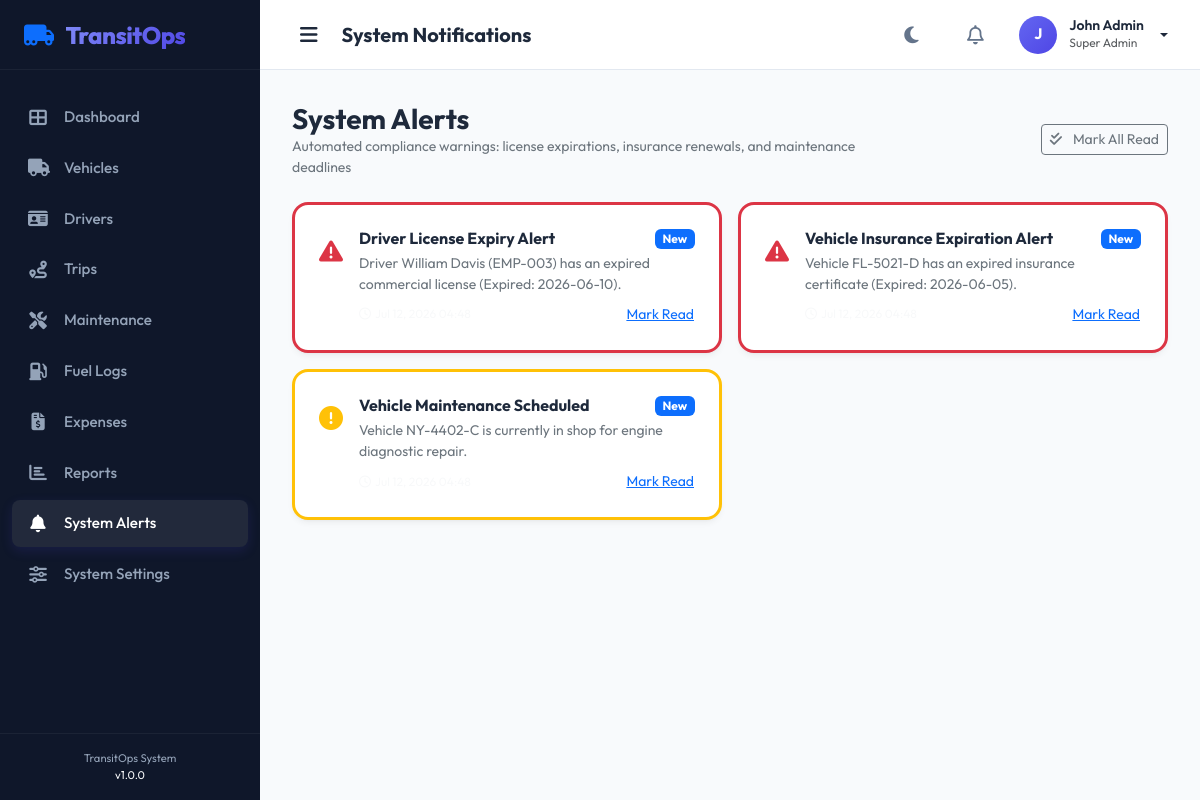
Page /notifications (signed in) on the committed database.
### tables this page shows
CREATE TABLE IF NOT EXISTS `notifications` (
  `id` INT AUTO_INCREMENT PRIMARY KEY,
  `title` VARCHAR(150) NOT NULL,
  `message` TEXT NOT NULL,
  `type` VARCHAR(20) DEFAULT 'info',  
  `is_read` TINYINT DEFAULT 0,
  `related_id` INT NULL,
  `related_type` VARCHAR(50) NULL,  
  `created_at` TIMESTAMP DEFAULT CURRENT_TIMESTAMP
);

### controllers/NotificationController.php (called while the page is built, shortened)
<?php
require_once dirname(__DIR__) . '/models/Notification.php';
class NotificationController extends Controller {
    private $notifModel;
    public function __construct() {
        $this->notifModel = new Notification();
    }
    public function index() {
        $notifications = $this->notifModel->getAll();
        $this->view('notifications/index', [
            'title' => 'System Alerts | TransitOps',
            'headerTitle' => 'System Notifications',
            'notifications' => $notifications
        ]);
    }
}

### index.php (called while the page is built, shortened)
<?php
$requestUri = $_SERVER['REQUEST_URI'] ?? '/';
$requestMethod = $_SERVER['REQUEST_METHOD'] ?? 'GET';
$parsedUrl = parse_url($requestUri);
$path = $parsedUrl['path'] ?? '/';
$path = '/' . ltrim($path, '/');
$routes = require_once __DIR__ . '/config/routes.php';
$routeKey = $requestMethod . '|' . $path;
$handler = $routes[$routeKey] ?? null;
list($controllerName, $action) = explode('@', $handler);
$controllerInstance = new $controllerName();
try {
    $controllerInstance->$action();
} catch (Exception $e) {
    if (DEV_MODE) {
        die("An application error occurred: " . $e->getMessage() . "<br><pre>" . $e->getTraceAsString() . "</pre>");
    } else {
        http_response_code(500);
        die("An internal server error occurred. Please contact the administrator.");
    }
}

### models/Notification.php (called while the page is built, shortened)
<?php
require_once __DIR__ . '/Model.php';
class Notification extends Model
{
    public function getAll(): array
    {
        $sql = "SELECT * FROM notifications ORDER BY is_read ASC, created_at DESC";
        $stmt = self::query($sql);
        return $stmt->fetchAll(PDO::FETCH_ASSOC);
    }
}

### config/database.php (called while the page is built)
<?php
class Database {
    private static $host = 'localhost';
    private static $db_name = 'transitops';
    private static $username = 'root';
    private static $password = '';
    private static $conn = null;
    public static function connect() {
        if (self::$conn === null) {
            try {
                $dsn = "mysql:host=" . self::$host . ";dbname=" . self::$db_name . ";charset=utf8mb4";
                $options = [
                    PDO::ATTR_ERRMODE            => PDO::ERRMODE_EXCEPTION,
                    PDO::ATTR_DEFAULT_FETCH_MODE => PDO::FETCH_ASSOC,
                    PDO::ATTR_EMULATE_PREPARES   => false,
                ];
                self::$conn = new PDO($dsn, self::$username, self::$password, $options);
            } catch (PDOException $e) {
                if (defined('DEV_MODE') && DEV_MODE) {
                    die("Database Connection Error: " . $e->getMessage());
                } else {
                    die("Database Connection Error. Please try again later.");
                }
            }
        }
        return self::$conn;
    }
}

### models/Model.php (called while the page is built, shortened)
<?php
require_once dirname(__DIR__) . '/config/database.php';
abstract class Model {
    protected static function db() {
        return Database::connect();
    }
    public static function query($sql, $params = []) {
        $stmt = self::db()->prepare($sql);
        $stmt->execute($params);
        return $stmt;
    }
}

### views/notifications/index.php (the view, shortened to what this page needs)
<div class="row mb-4 align-items-center">
    <div class="col-md-8">
        <h3 class="fw-bold mb-0">System Alerts</h3>
        <p class="text-secondary small mb-0">Automated compliance warnings: license expirations, insurance renewals, and maintenance deadlines</p>
    </div>
    <div class="col-md-4 text-md-end mt-3 mt-md-0">
        <button class="btn btn-outline-secondary btn-sm" onclick="markAllRead()">
            <i class="fas fa-check-double me-2"></i> Mark All Read
        </button>
    </div>
</div>
<div class="row g-3">
    <?php if (empty($notifications)): ?>
    <div class="col-12">
        <div class="premium-card text-center py-5">
            <i class="fas fa-bell-slash text-muted" style="font-size: 3rem; opacity: 0.3;"></i>
            <h5 class="mt-3 text-muted fw-medium">All Clear!</h5>
            <p class="text-secondary small">No active alerts. All vehicles and drivers are compliant.</p>
        </div>
    </div>
    <?php else: ?>
    <?php foreach ($notifications as $n): ?>
    <?php
        $iconClass = 'fa-info-circle text-info';
        $cardBorder = 'border-info';
        if ($n['type'] === 'danger')  { $iconClass = 'fa-exclamation-triangle text-danger'; $cardBorder = 'border-danger'; }
        if ($n['type'] === 'warning') { $iconClass = 'fa-exclamation-circle text-warning'; $cardBorder = 'border-warning'; }
        $isRead = $n['is_read'];
    ?>
    <div class="col-12 col-md-6">
        <div class="premium-card d-flex gap-3 align-items-start <?php echo !$isRead ? 'border-start border-3 ' . $cardBorder : 'opacity-75'; ?>">
            <div class="mt-1 fs-4 flex-shrink-0">
                <i class="fas <?php echo $iconClass; ?>"></i>
            </div>
            <div class="flex-grow-1">
                <div class="d-flex justify-content-between align-items-start mb-1">
                    <h6 class="fw-bold mb-0 <?php echo $isRead ? 'text-secondary' : ''; ?>">
                        <?php echo htmlspecialchars($n['title']); ?>
                    </h6>
                    <?php if (!$isRead): ?>
                    <span class="badge bg-primary ms-2 flex-shrink-0">New</span>
                    <?php endif; ?>
                </div>
                <p class="text-secondary small mb-2"><?php echo htmlspecialchars($n['message']); ?></p>
                <div class="d-flex align-items-center justify-content-between">
                    <span class="text-light small" style="font-size: 0.75rem;">
                        <i class="far fa-clock me-1"></i><?php echo date('M j, Y H:i', strtotime($n['created_at'])); ?>
                    </span>
                    <?php if (!$isRead): ?>
                    <button class="btn btn-link btn-sm text-primary p-0 small" onclick="markRead(<?php echo $n['id']; ?>, this)">
                        Mark Read
                    </button>
                    <?php endif; ?>
                </div>
            </div>
        </div>
    </div>
    <?php endforeach; ?>
    <?php endif; ?>
</div>

### assets/css/style.css (style rules this page uses)
:root { --font-primary: 'Outfit', sans-serif; --bg-primary: #f8fafc; --bg-secondary: #ffffff; --bg-sidebar: #0f172a; --text-primary: #1e293b; --text-secondary: #64748b; --text-light: #94a3b8; --border-color: #e2e8f0; --card-shadow: 0 4px 6px -1px rgb(0 0 0 / 0.05), 0 2px 4px -2px rgb(0 0 0 / 0.05); --card-shadow-hover: 0 10px 15px -3px rgb(0 0 0 / 0.1), 0 4px 6px -4px rgb(0 0 0 / 0.1); --primary: #4f46e5; --primary-hover: #4338ca; --primary-rgb: 79, 70, 229; --success: #10b981; --warning: #f59e0b; --danger: #ef4444; --info: #06b6d4; --sidebar-bg: #0f172a; --sidebar-text: #94a3b8; --sidebar-active-text: #ffffff; --sidebar-active-bg: rgba(255, 255, 255, 0.08); }
* { margin: 0; padding: 0; box-sizing: border-box; }
body { font-family: var(--font-primary); background-color: var(--bg-primary); color: var(--text-primary); transition: background-color 0.3s ease, color 0.3s ease; overflow-x: hidden; }
.premium-card { background-color: var(--bg-secondary); border: 1px solid var(--border-color); border-radius: 16px; box-shadow: var(--card-shadow); padding: 1.5rem; transition: transform 0.2s ease, box-shadow 0.2s ease, background-color 0.3s ease, border-color 0.3s ease; }

### rows in the picture
notifications: title "Driver License Expiry Alert", is_read "New", message "Driver William Davis (EMP-003) has an expired commercial license (Expired: 2026-06-10)."
notifications: title "Vehicle Insurance Expiration Alert", is_read "New", message "Vehicle FL-5021-D has an expired insurance certificate (Expired: 2026-06-05)."
notifications: title "Vehicle Maintenance Scheduled", is_read "New", message "Vehicle NY-4402-C is currently in shop for engine diagnostic repair."

### other values in the picture
VERSION "1.0.0"
$headerTitle "System Notifications"
$initials "J"
$name "John Admin"
AuthHelper::userRole() "Super Admin"
